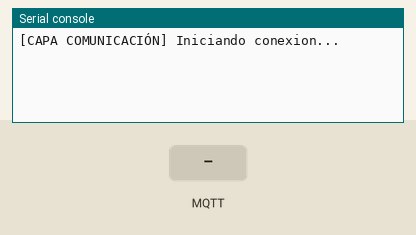
A program run on a simulated MicroPython board. On the bench: the last lines printed to the serial console. The test bench sets the inputs (shaded band). Random numbers come from a fixed seed; no MQTT or app messages arrive unless stated.

Above: at 1.2 s.
1.3 s: MQTT message "T" arrives on the first subscribed topic
At 2.7 s:
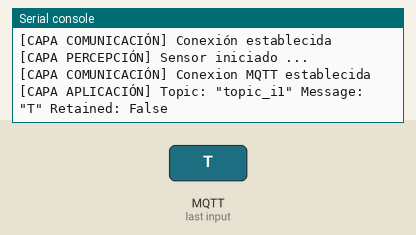
3.0 s: MQTT message "F" arrives on the first subscribed topic
At 3.4 s:
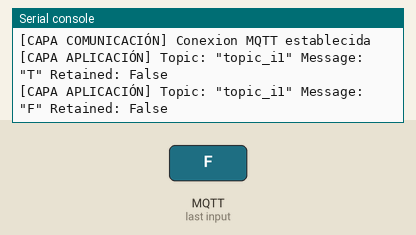
5.0 s: MQTT message "1" arrives on the first subscribed topic
At 5.4 s:
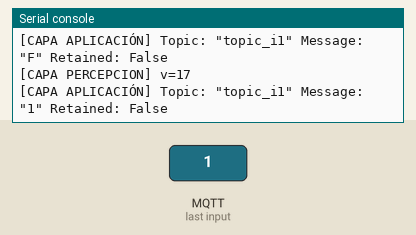
6.5 s: MQTT message "on" arrives on the first subscribed topic
At 7.3 s:
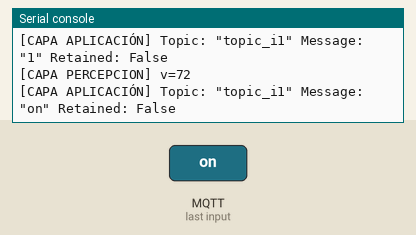
8.0 s: MQTT message "off" arrives on the first subscribed topic
At 9.1 s:
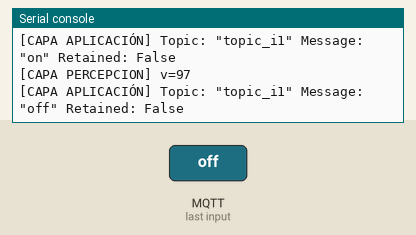
Timing chart, 0 to 10.5 s (numbered marks = the images above; inputs shaded):
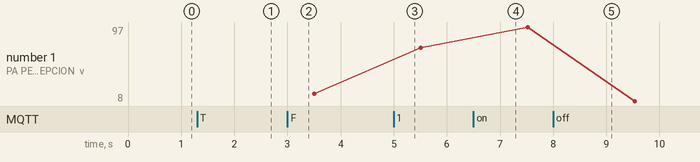

The program:

mqtt_example.py
```python
from mqtt_as import MQTTClient, config
import uasyncio as asyncio
from random import randint

# Ts = 5
async def messages(client):
    async for topic, msg, retained in client.queue:
        print(f'[CAPA APLICACIÓN] Topic: "{topic.decode()}" Message: "{msg.decode()}" Retained: {retained}')
        """
        global Ts
        if topic.decode() == 'T':
            Ts = int(msg.decode())
        elif topic.decode() == 'F':
            pass

        """

async def down(client):
    while True:
        await client.down.wait()
        client.down.clear()
        print('[CAPA COMUNICACIÓN] Conexion MQTT cerrada')

async def up(client):
    while True:
        await client.up.wait()
        client.up.clear()
        print('[CAPA COMUNICACIÓN] Conexion MQTT establecida')

        # (re) suscripciones (tras evento de conexión o reconexión)
        for s in SUBS:
            await client.subscribe(s, 1)

async def sensor(client):
    print('[CAPA PERCEPCIÓN] Sensor iniciado ...')
    while True:
        await asyncio.sleep(2)#Ts
        v = randint(0,100)
        print(f'[CAPA PERCEPCION] v=%d'%(v))
        await client.publish('v', '%d'%v, qos = 1)


async def main(client):
    try:
        print('[CAPA COMUNICACIÓN] Iniciando conexion...')
        await client.connect()
        print('[CAPA COMUNICACIÓN] Conexión establecida')
    except OSError:
        print('[CAPA COMUNICACIÓN] Conexión fallida')
        return
    for task in (up, down, messages):
        asyncio.create_task(task(client))

    # crear aquí las tareas que sean necesarias
    await sensor(client)

if __name__ == '__main__':

    # configuración
    config['server'] = '192.168.2.5'
    config['ssid'] = 'IOTNET_2.4'
    config['wifi_pw'] = '10T@ATC_'
    config["user"]= ""
    config["password"]= ""
    config['keepalive'] = 120
    config["queue_len"]= 5
    config['will'] = ('topic_final', 'Mensaje de finalizacion', False, 0)

    # suscripciones
    SUBS = ('topic_i1', 'topic_i2')

    # configuración y creación de la clase cliente
    MQTTClient.DEBUG = True
    client = MQTTClient(config)

    # ejecución de la rutina main
    try:
        asyncio.run(main(client))
    finally:
        client.close()
        asyncio.new_event_loop()
```

Measured:
- after the input at 1.3 s, the serial console: prints a new line after 0.20 s (image 1)
- after the input at 3.0 s, the serial console: prints a new line at once (image 2)
- after the input at 5.0 s, the serial console: prints a new line at once (image 3)
- after the input at 6.5 s, the serial console: prints a new line at once (image 4)
- after the input at 8.0 s, the serial console: prints a new line at once (image 5)
